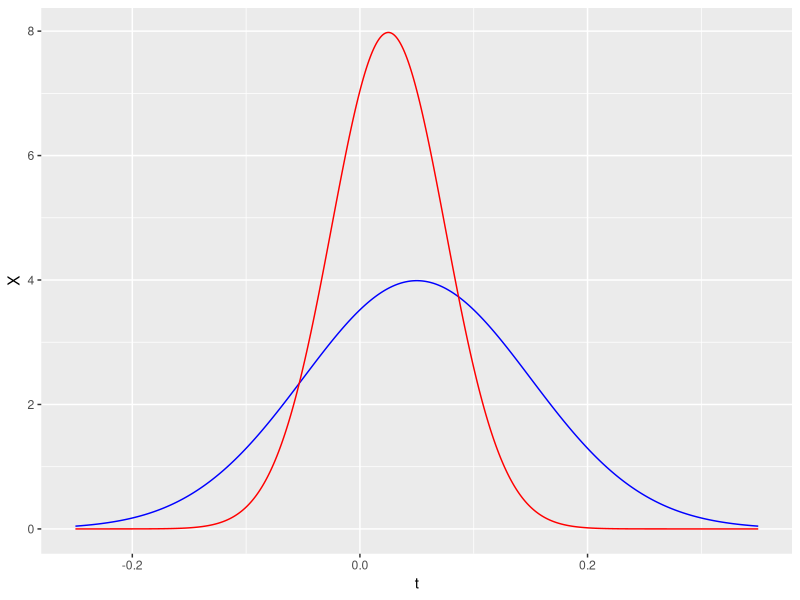

Write the R code that produced this figure.
## ---- chunk 1

    mu_x = 0.05
    sigma_x = 0.10
    
    # Pr(X > 0.10)
    1 - pnorm(0.10, mean=mu_x, sd=sigma_x)

## ---- chunk 2
    
    pnorm(-0.10, mean=mu_x, sd=sigma_x)

## ---- chunk 3

    pnorm(0.15, mean=mu_x, sd=sigma_x) - pnorm(-0.05, mean=mu_x, sd=sigma_x)

## ---- chunk 4

    qnorm(0.01, mean=mu_x, sd=sigma_x)

## ---- chunk 5

    qnorm(0.05, mean=mu_x, sd=sigma_x)

## ---- chunk 6

    qnorm(0.95, mean=mu_x, sd=sigma_x)

## ---- chunk 7

    qnorm(0.99, mean=mu_x, sd=sigma_x)
    
## ---- chunk 8

    library(ggplot2)

    t = seq(-0.25, 0.35, 0.001)

    # MSFT stock
    mu_x = 0.05
    sigma_x = 0.10
    X = dnorm( t, mean=mu_x, sd=sigma_x )

    # SBUX stock
    mu_y = 0.025
    sigma_y = 0.05
    Y = dnorm( t, mean=mu_y, sd=sigma_y )

    ggplot() + 
        geom_line(aes(x=t, y=X), color="blue") + 
        geom_line(aes(x=t, y=Y), color="red")

## ---- chunk 9

    mu_r = 0.04
    sigma_r = 0.09
    W0 = 1e5

    # 1% VAR = q_.01(R) * W0
    # 5% VAR = q_.05(R) * W0

    qnorm(0.01, mean=mu_r, sd=sigma_r) * W0
    qnorm(0.05, mean=mu_r, sd=sigma_r) * W0

## ---- chunk 10
    
    mu_r_cc = 0.04
    sigma_r_cc = 0.09

    # 1% VAR = (exp( q_.01(r_cc) ) - 1) * W0
    # 5% VAR = (exp( q_.05(r_cc) ) - 1 ) * W0

    W0 * ( exp( qnorm(0.01, mean=mu_r_cc, sd=sigma_r_cc) ) - 1 )
    W0 * ( exp( qnorm(0.05, mean=mu_r_cc, sd=sigma_r_cc) ) - 1 )


## ---- chunk 11

    pA0 = 38.23
    pA1 = 41.29

    pC0 = 41.11
    pC1 = 41.74

    # simple return: (pt1 - pt0)/pt0
    R_A = (pA1 - pA0) / pA0
    R_C = (pC1 - pC0) / pC0

    R_A
    R_C


## ---- chunk 12

    # R = e^r_cc - 1
    # r_cc = ln(R + 1)
    r_A = log(R_A + 1)
    r_C = log(R_C + 1)

    r_A
    r_C
    
## ---- chunk 13
    
    # simple total return = (pt1 - pt0 + div) / pt0
    div_A = 0.10
    R_A_tot = (pA1 - pA0 + div_A)/ pA0
    R_A_tot
    
    # div yield = div / pt0 
    div_A / pA0


## ---- chunk 14

    # (1 + R_annual) = (1 + R_monthly)^12
    R_A_12 = (1 + R_A)^12 - 1
    R_A_12

    # r_A_cc = ln(1 + R_A)
    log(1 + R_A_12)

## ---- chunk 15

    xA = 8/10
    xC = 2/10

## ---- chunk 16

    # R_portfolio = w1 * R1 + w2 * R2 + ...
    R_p = xA * R_A + xC * R_C
    R_p

